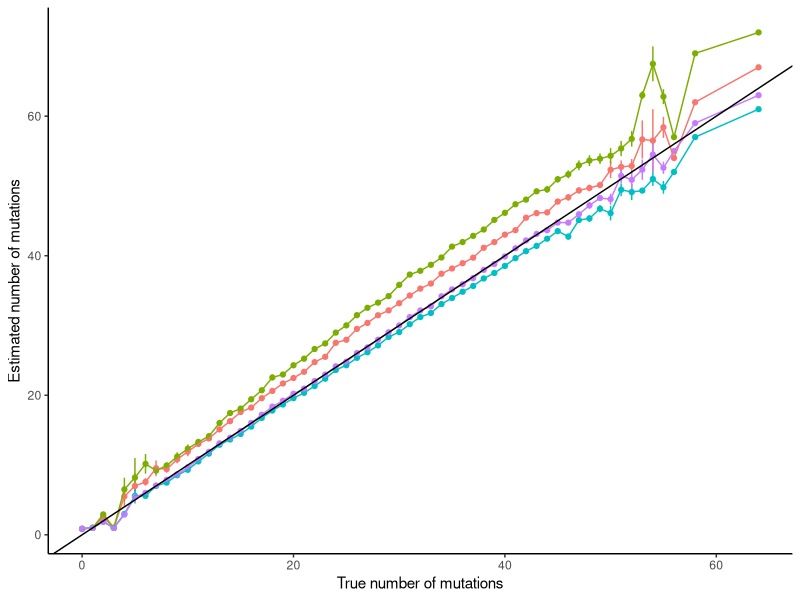
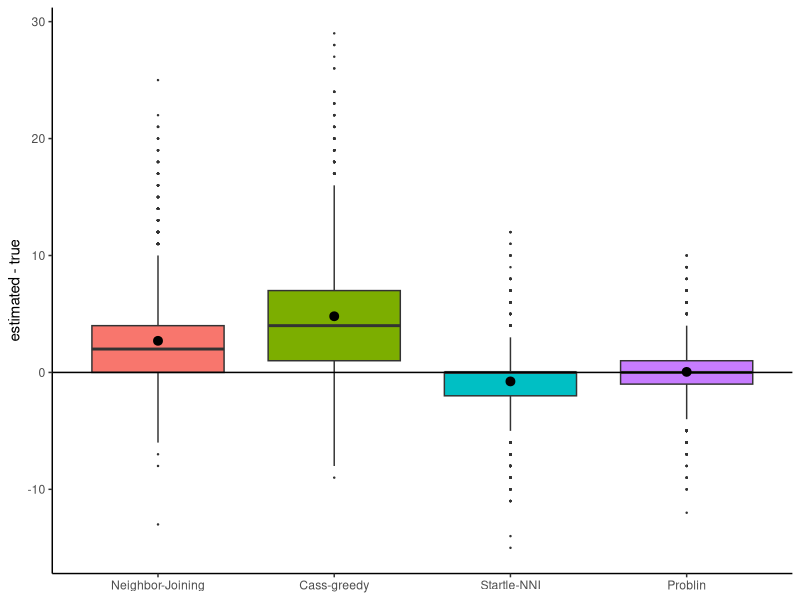
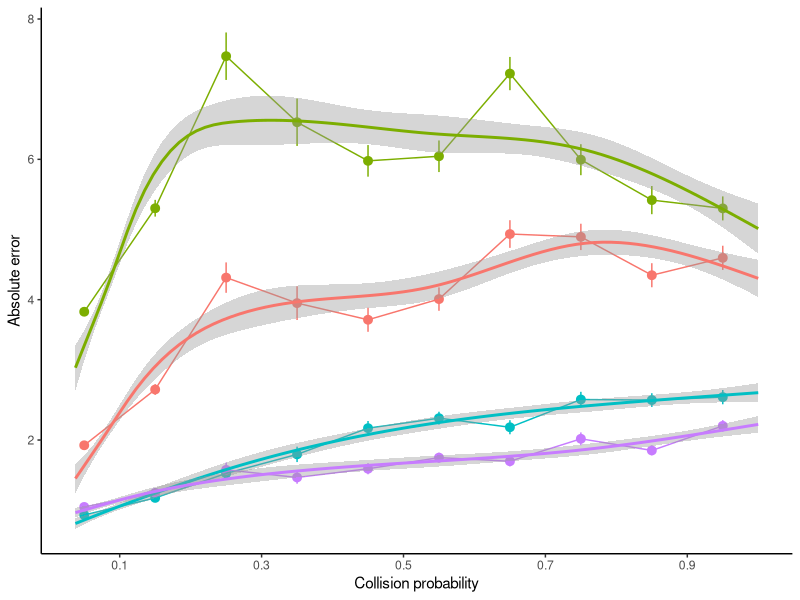
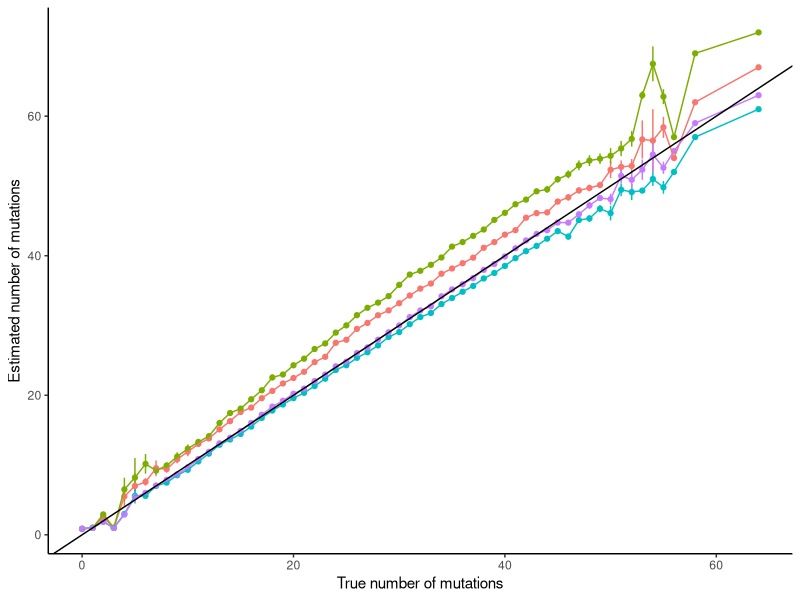
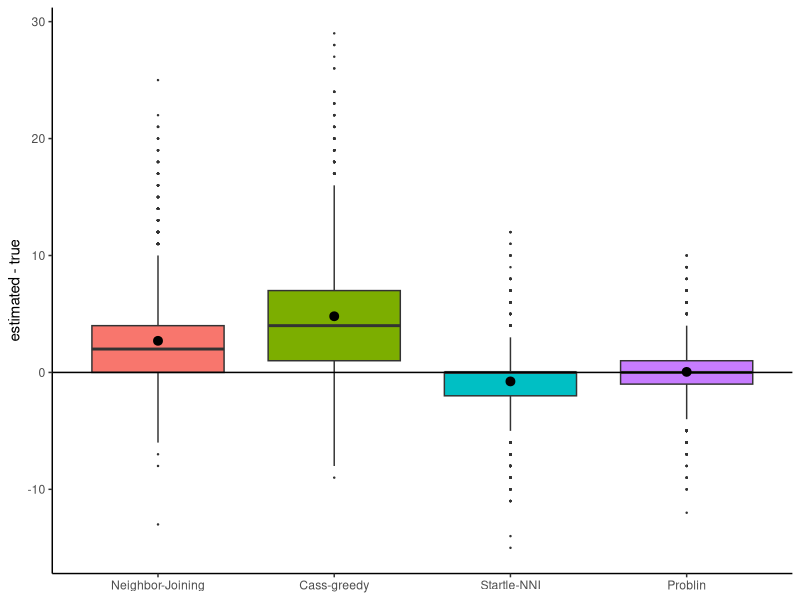
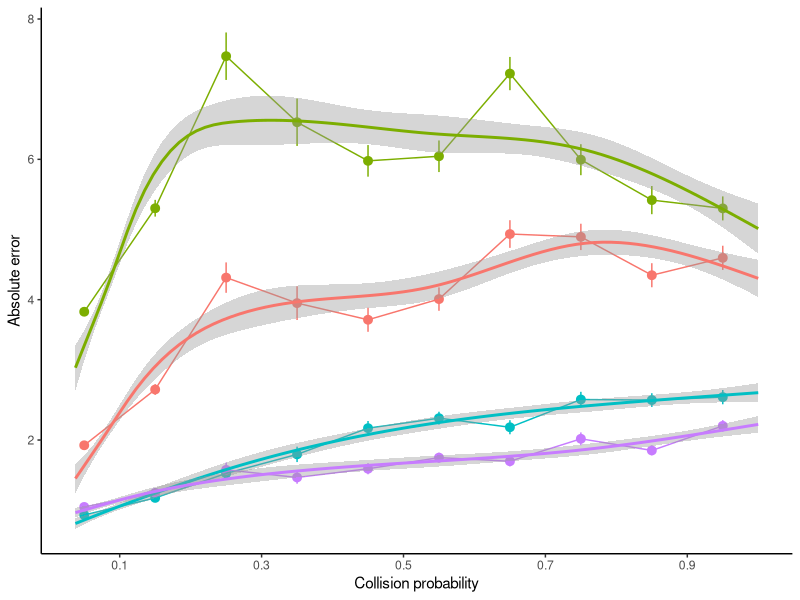

The R script that drew these images, in order:
setwd("/Users/uym2/my_gits/problin_experiments/sim_tlscl/Results/mutation_count")

require(ggplot2)

d = read.table("count_mutations.txt",header=T)

d$method = factor(d$method,levels = c("NJ","Cass-greedy","Startle","Problin"),labels=c("Neighbor-Joining","Cass-greedy","Startle-NNI","Problin"))

ggplot(d,aes(x=trueNmus,y=estNmus,color=method)) + 
  stat_summary(size=0.2,alpha=1) + 
  geom_line(stat="summary") + 
  #geom_smooth(size=1,method="lm",se = F) + 
  geom_abline(linetype=1) +
  xlab("True number of mutations") + ylab("Estimated number of mutations") + 
  theme_classic() + theme(legend.title = element_blank(), legend.position = "None")
ggsave("count_mutations.pdf",width=4,height=4)

ggplot(d,aes(x=method,y=estNmus-trueNmus,fill=method)) + geom_boxplot(outlier.size = 0.2) + 
  stat_summary() + ylab("estimated - true") + 
  geom_hline(yintercept = 0) + theme_classic() + 
  theme(legend.position="None",axis.title.x = element_blank())
ggsave("count_mutations_boxplot.pdf",width=4,height=4)

ggplot(d,aes(x=collision,y=abs(estNmus-trueNmus),color=method)) + 
  stat_summary_bin(binwidth = 0.1) +
  geom_line(stat="summary_bin",binwidth=0.1) + 
  geom_smooth() + 
  xlab("Collision probability") + ylab("Absolute error") +
  theme_classic() + theme(legend.title = element_blank(), legend.position = "None") +
  scale_x_continuous(breaks = c(0.1,0.3,0.5,0.7,0.9))
ggsave("collision_vs_error.pdf",width=4,height=4)

#########Correlation with collision
with(d[d$method == "Startle-NNI",],cor(collision,abs(trueNmus-estNmus)))
with(d[d$method == "Problin",],cor(collision,abs(trueNmus-estNmus)))
with(d[d$method == "Cass-greedy",],cor(collision,abs(trueNmus-estNmus)))
with(d[d$method == "Neighbor-Joining",],cor(collision,abs(trueNmus-estNmus)))

######### Mean absolute error
with(d[d$method == "Cass-greedy",],mean(abs(trueNmus-estNmus)))
with(d[d$method == "Startle-NNI",],mean(abs(trueNmus-estNmus)))
with(d[d$method == "Problin",],mean(abs(trueNmus-estNmus)))
with(d[d$method == "Neighbor-Joining",],mean(abs(trueNmus-estNmus)))

######### Root mean square error
with(d[d$method == "Cass-greedy",],sqrt(mean((trueNmus-estNmus)**2)))
with(d[d$method == "Startle-NNI",],sqrt(mean((trueNmus-estNmus)**2)))
with(d[d$method == "Problin",],sqrt(mean((trueNmus-estNmus)**2)))
with(d[d$method == "Neighbor-Joining",],sqrt(mean((trueNmus-estNmus)**2)))

######### Bias
with(d[d$method == "Cass-greedy",],mean(estNmus-trueNmus))
with(d[d$method == "Startle-NNI",],mean(estNmus-trueNmus))
with(d[d$method == "Problin",],mean(estNmus-trueNmus))
with(d[d$method == "Neighbor-Joining",],mean(estNmus-trueNmus))
